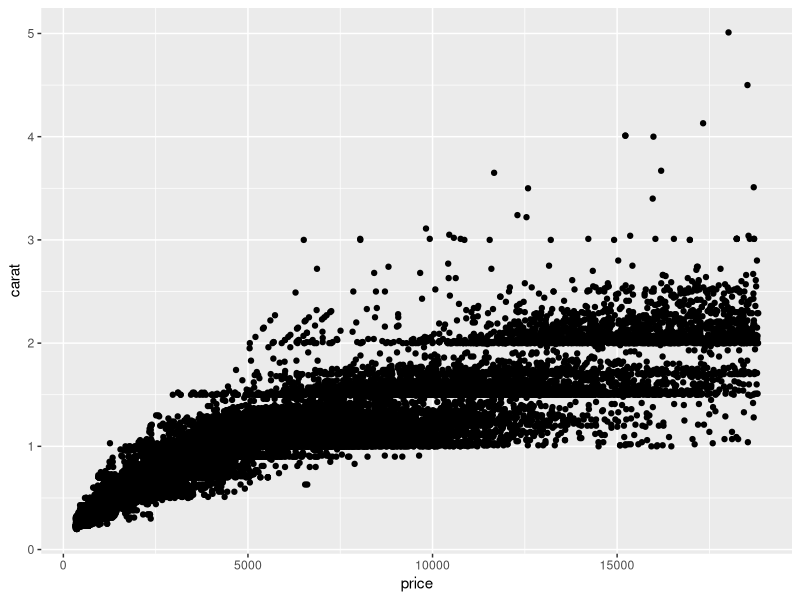
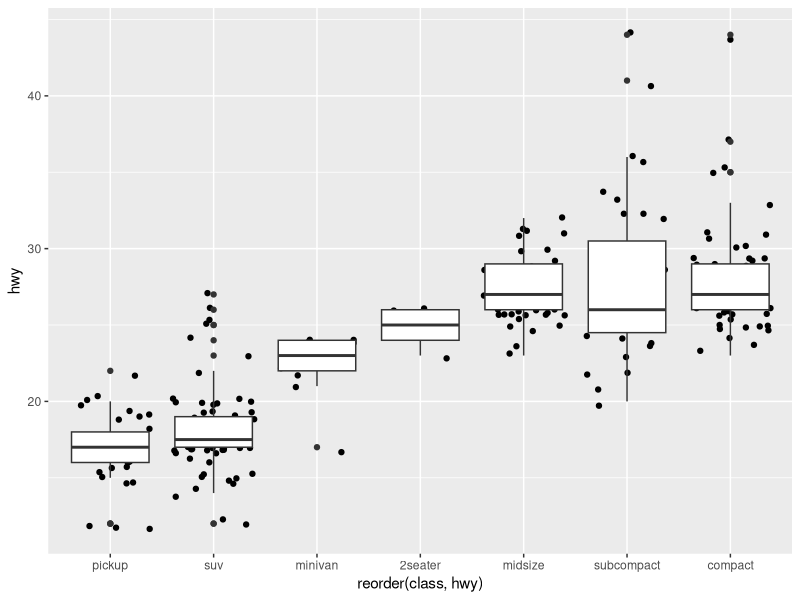
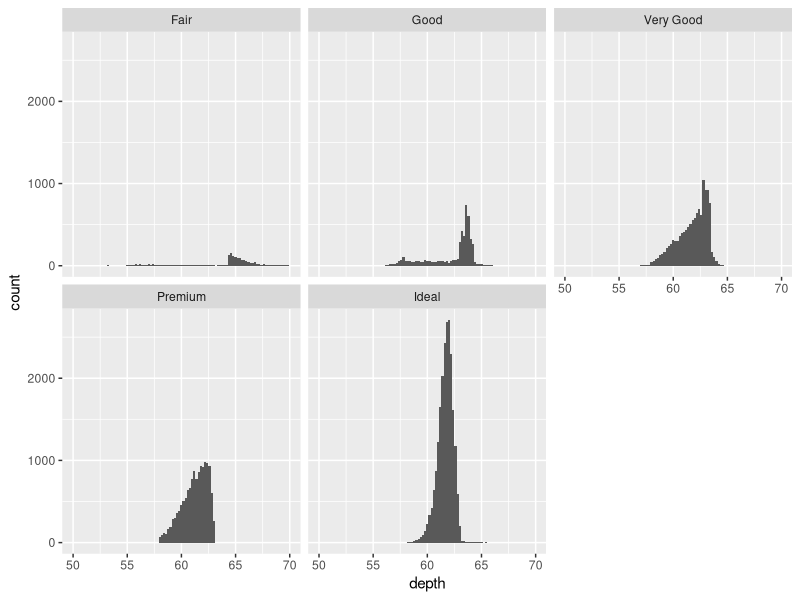
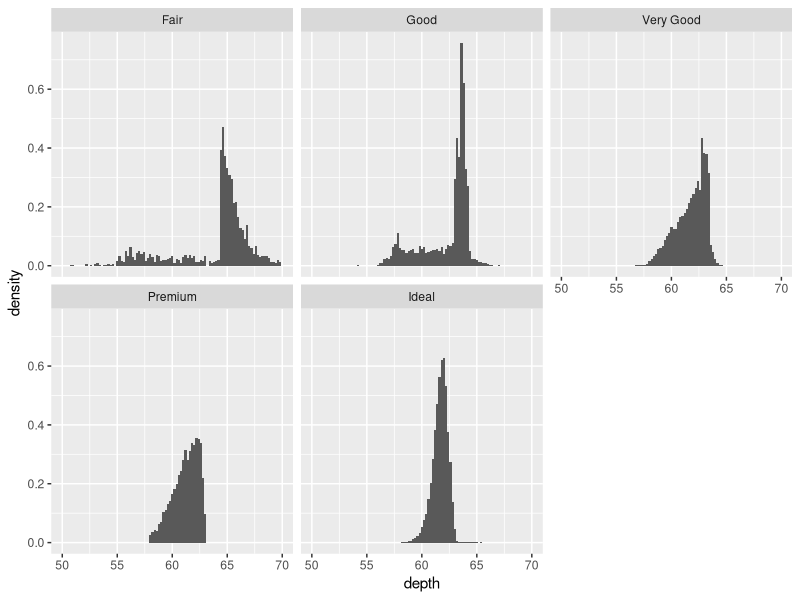
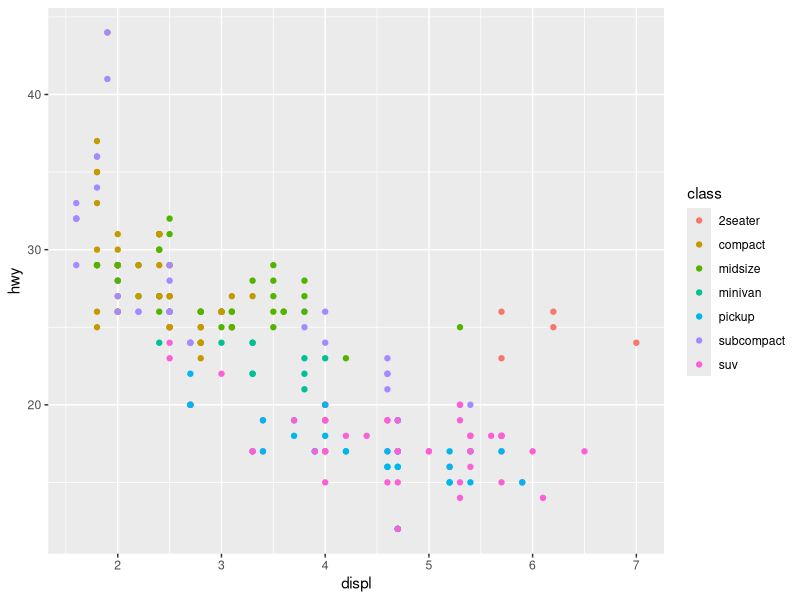
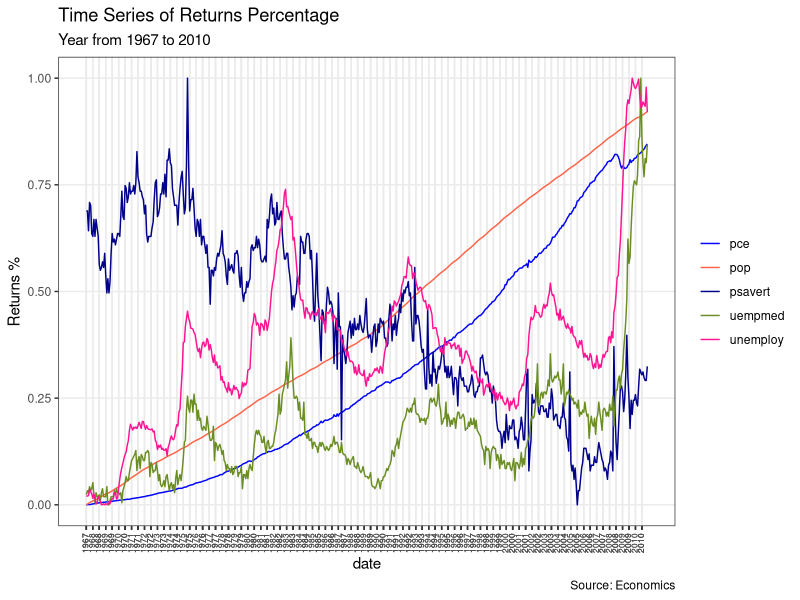

Generate these figures, in order, with R: (Note: this script raises an error after producing the figures.)
## ---- chunk 1
install.packages("ggplot2")
library(ggplot2)

ggplot(diamonds, aes(x = price, y = carat)) +
  geom_point()
## ---- chunk 2
ggplot(mpg, aes(reorder(class, hwy), hwy)) +
  geom_jitter() +
  geom_boxplot()
## ---- chunk 3

#Plot count
ggplot(diamonds, aes(depth)) +
  geom_histogram(aes(y = ..count..), binwidth=0.2) +
  facet_wrap(~ cut) + xlim(50, 70)

#Plot density
ggplot(diamonds, aes(depth)) +
  geom_histogram(aes(y = ..density..), binwidth=0.2) +
  facet_wrap(~ cut) + xlim(50, 70)
## ---- chunk 4
ggplot(mpg, aes(displ, hwy, color = class)) +
  geom_point()

## ---- chunk 5
library(ggplot2)
library(lubridate)
theme_set(theme_bw())
economics_long
economics
head(economics_long)
df <- economics_long[economics_long$variable %in% c("pop","pce","psavert", "uempmed","unemploy"),]
df <- df[lubridate::year(df$date) %in% c(1967:2010), ]

# labels and breaks for X axis text
brks <- df$date[seq(1, length(df$date), 12)]
lbls <- lubridate::year(brks)

# plot
ggplot(df, aes(x=date)) + 
  geom_line(aes(y=value01, col=variable)) + 
  labs(title="Time Series of Returns Percentage", 
       subtitle="Year from 1967 to 2010", 
       caption="Source: Economics", 
       y="Returns %", 
       color=NULL) +  # title and caption
  scale_x_date(labels = lbls, breaks = brks) +  # change to monthly ticks and labels
  scale_color_manual(labels = c("pce","pop","psavert", "uempmed","unemploy"), 
                     values = c("pce"=	"#0000FF","pop"=	"#ff6347","psavert"="#00008B", "uempmed"="#6b8e23","unemploy"="#FF1493")) +  # line color
  theme(axis.text.x = element_text(angle = 90, vjust=0.3, size = 6),  # rotate x axis text
        panel.grid.minor = element_blank())  # turn off minor grid

## ---- chunk 6

ggplot(cities, aes(long, lat)) +
  geom_path(aes(size = survivors, colour =
direction,
    group = interaction(group, direction)), data =
troops) +
  geom_text(aes(label = city), hjust = 0, vjust = 1,
size = 4)
# Polish appearance
last_plot() +
  scale_x_continuous("", limits = c(24, 39)) +
  scale_y_continuous("") +
  scale_colour_manual(values = c("blue","red")) +
  scale_size(c(1, 10))
